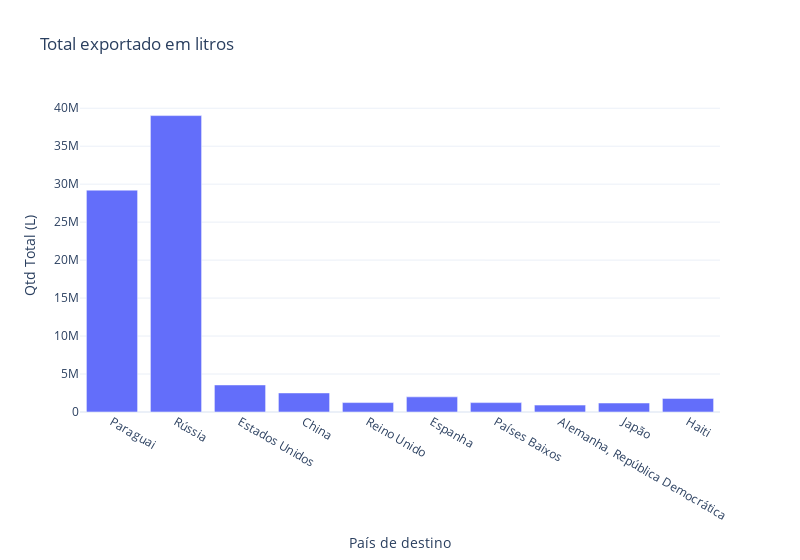

Notebook code for this chart:
### Code cell
#Gráfico quantidade
grafico=px.bar(df_vinhos_totais.head(10), x='País de destino', y='Qtd Total (L)',template='plotly_white',
               title='Total exportado em litros',width = 800)
grafico.show()

### Figure 1 — Plotly figure (JSON) as saved in the notebook; plotly's stock layout.template omitted (floating-point values rounded to 4 significant figures)
{"data": [{"alignmentgroup": "True", "hovertemplate": "País de destino=%{x}<br>Qtd Total (L)=%{y}<extra></extra>", "legendgroup": "", "marker": {"color": "#636efa", "pattern": {"shape": ""}}, "name": "", "offsetgroup": "", "orientation": "v", "showlegend": false, "textposition": "auto", "type": "bar", "x": ["Paraguai", "Rússia", "Estados Unidos", "China", "Reino Unido", "Espanha", "Países Baixos", "Alemanha, República Democrática", "Japão", "Haiti"], "xaxis": "x", "y": [29214770, 39029799, 3563355, 2509458, 1239551, 1993000, 1236154, 909051, 1181692, 1791603], "yaxis": "y"}], "layout": {"barmode": "relative", "legend": {"tracegroupgap": 0}, "title": {"text": "Total exportado em litros"}, "width": 800, "xaxis": {"anchor": "y", "domain": [0, 1], "title": {"text": "País de destino"}}, "yaxis": {"anchor": "x", "domain": [0, 1], "title": {"text": "Qtd Total (L)"}}}}
